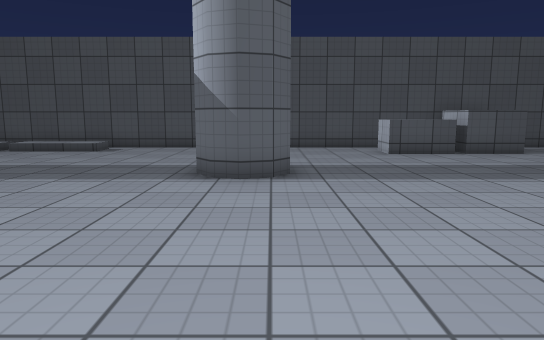
view 1 (above)

17 first-person views from a walk through a 3-D level made in the Unity game engine. The camera is 1.2 m above the floor, tilts 8° down and sees 70° across. The floor is counted in squares, 1 m on a side. Each view is taken from the middle of a square. On the plan, view 1 faces up. The plan holds only what a view shows up to about 15 squares ahead; the rest is blank. The place goes on beyond the plan. The player is left out. Some animated figures are left out. Surface patterns are stand-ins for the level's own textures.

view 2
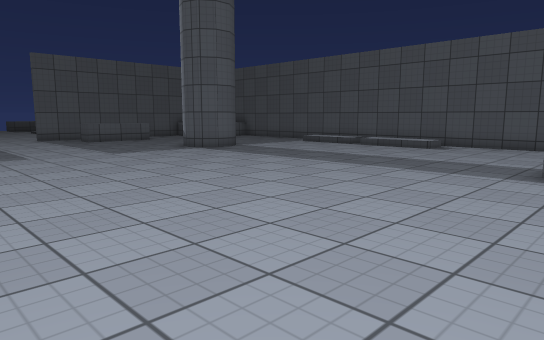

view 3
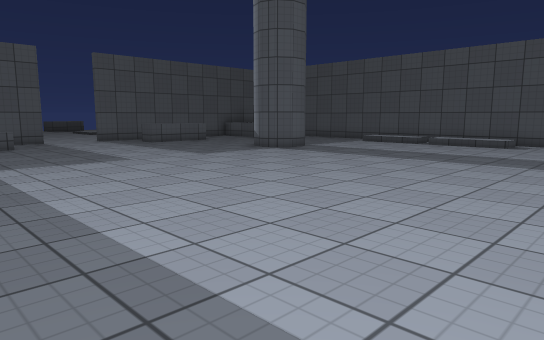

view 4
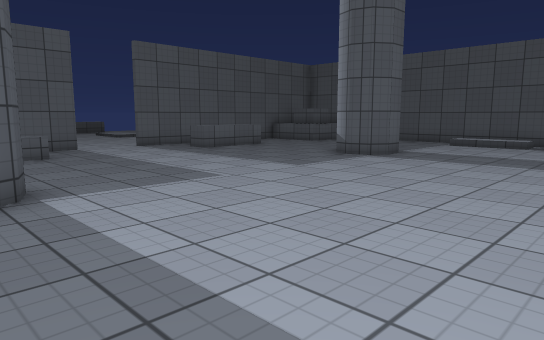

view 5
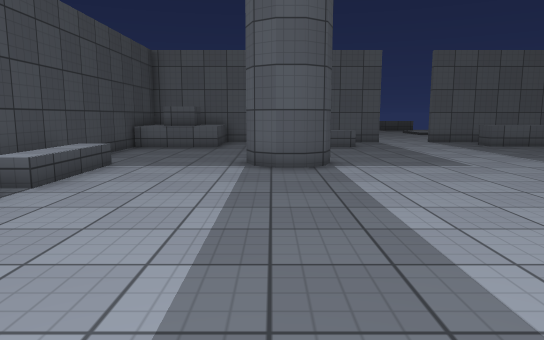

view 6
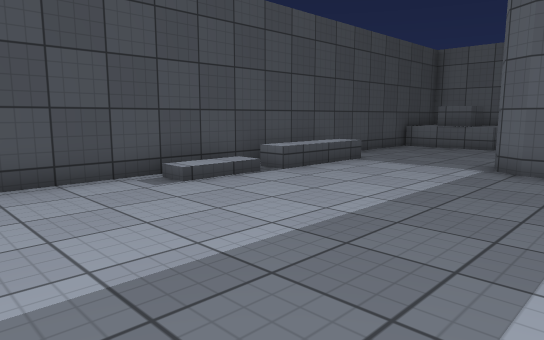

view 7
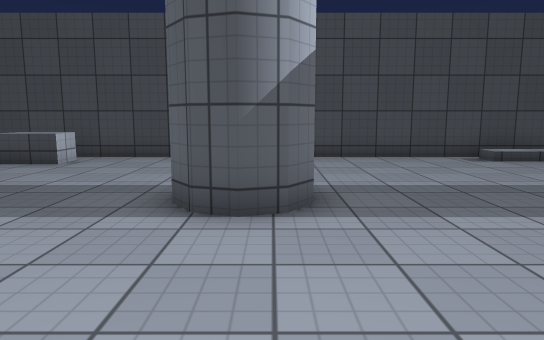

view 8
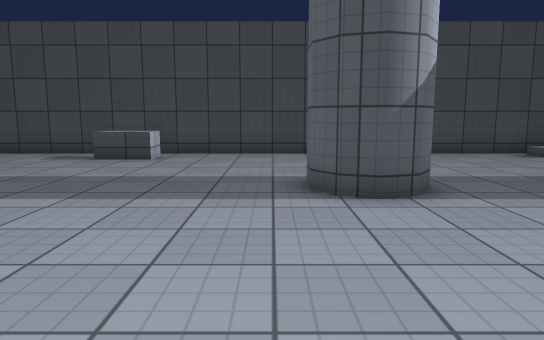

view 9
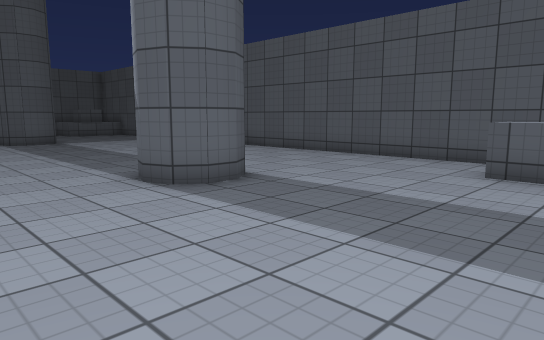

view 10
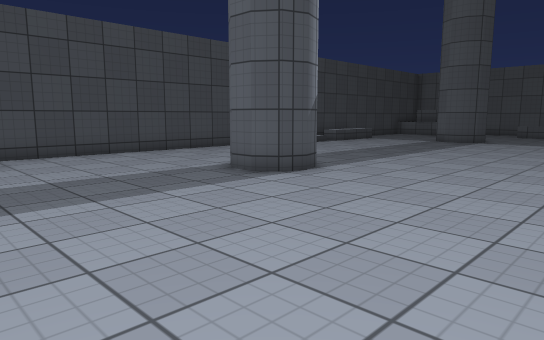

view 11
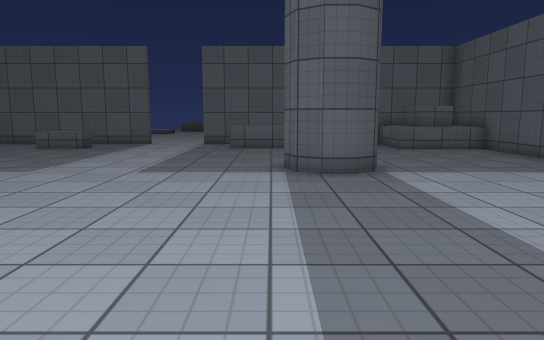

view 12
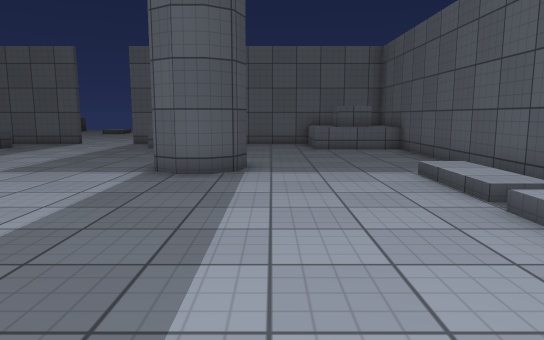

view 13
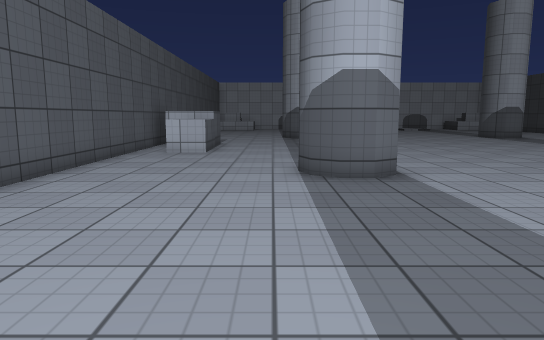

view 14
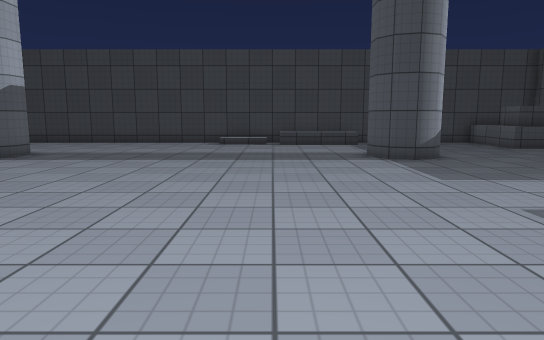

view 15
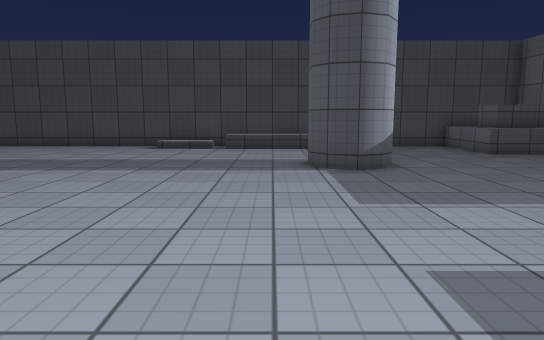

view 16
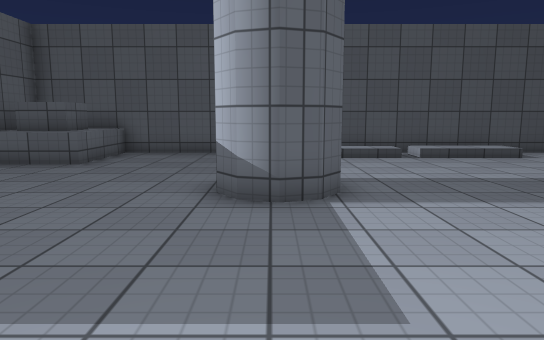

view 17
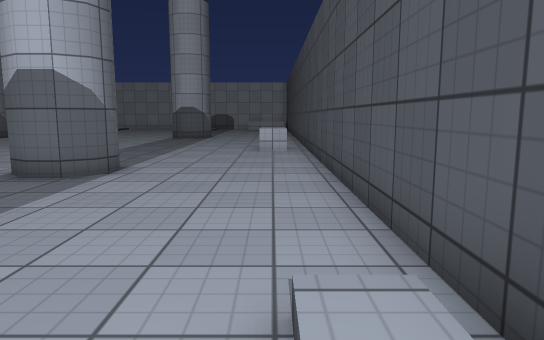

### Floor plan
Key: @ floor where view 1 was taken; # wall or solid block; . floor; / step, stairs or slope; ^ raised ledge.
Columns run from 19 left of view 1 to 6 right of it. Each row starts with its distance up from view 1.
 15 ##########################
 14 ^^.....///////...........^
 13 ^^.....///////.........^^^
 12 ^^.....................^^.
 11 ..........................
 10 ..........................
  9  .....##..........##......
  8   ....##..........##......
  7  ^........................
  6 ^^........................
  5 ..........................
  4 ..........................
  3 ..........................
  2 ..........................
  1 ..........................
  0  ^.................@......
 -1  ^.......................
 -2 .....###..........##......
 -3 ..... ##..........##......
 -4 ..........................
 -5 ^^........................
 -6 ^^........................
 -7 ^^.....//////...........^^
 -8  #........///.............
 -9  #########################

Where each view was taken, in squares from view 1:
view 1: 0 up, 0 right, facing up
view 2: 1 down, 0 right, facing up-left
view 3: 3 down, 2 left, facing up-left
view 4: 3 down, 6 left, facing up-left
view 5: 3 down, 3 left, facing left
view 6: 1 down, 3 left, facing down-left
view 7: 3 up, 1 left, facing down
view 8: 4 up, 1 right, facing down
view 9: 4 up, 6 right, facing up-left
view 10: 4 up, 6 right, facing down-left
view 11: 7 up, 4 left, facing left
view 12: 10 up, 4 left, facing left
view 13: 10 up, 9 left, facing right
view 14: 9 up, 9 left, facing down
view 15: 7 up, 11 left, facing down
view 16: 2 up, 13 left, facing up
view 17: 7 down, 9 left, facing right
